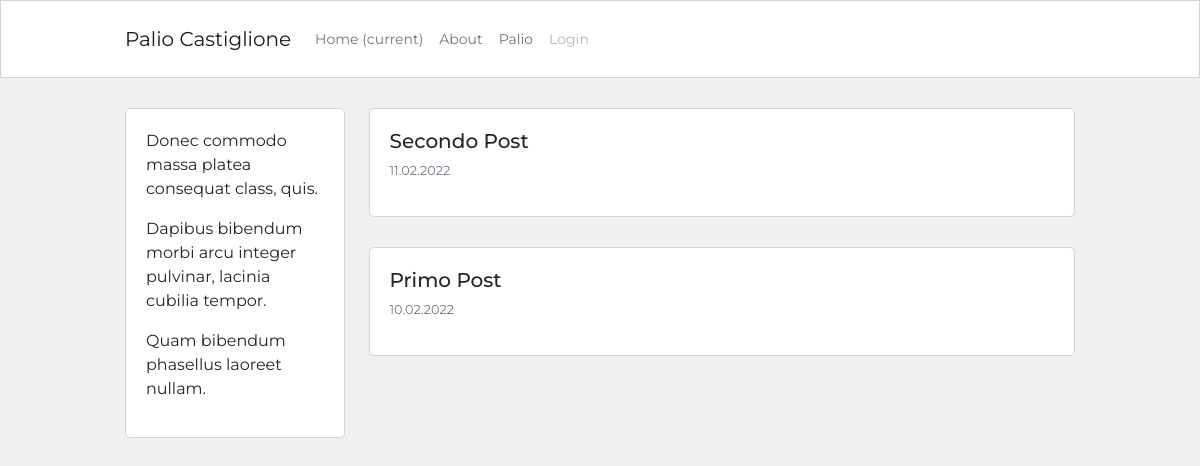
Before: / with the older database file.
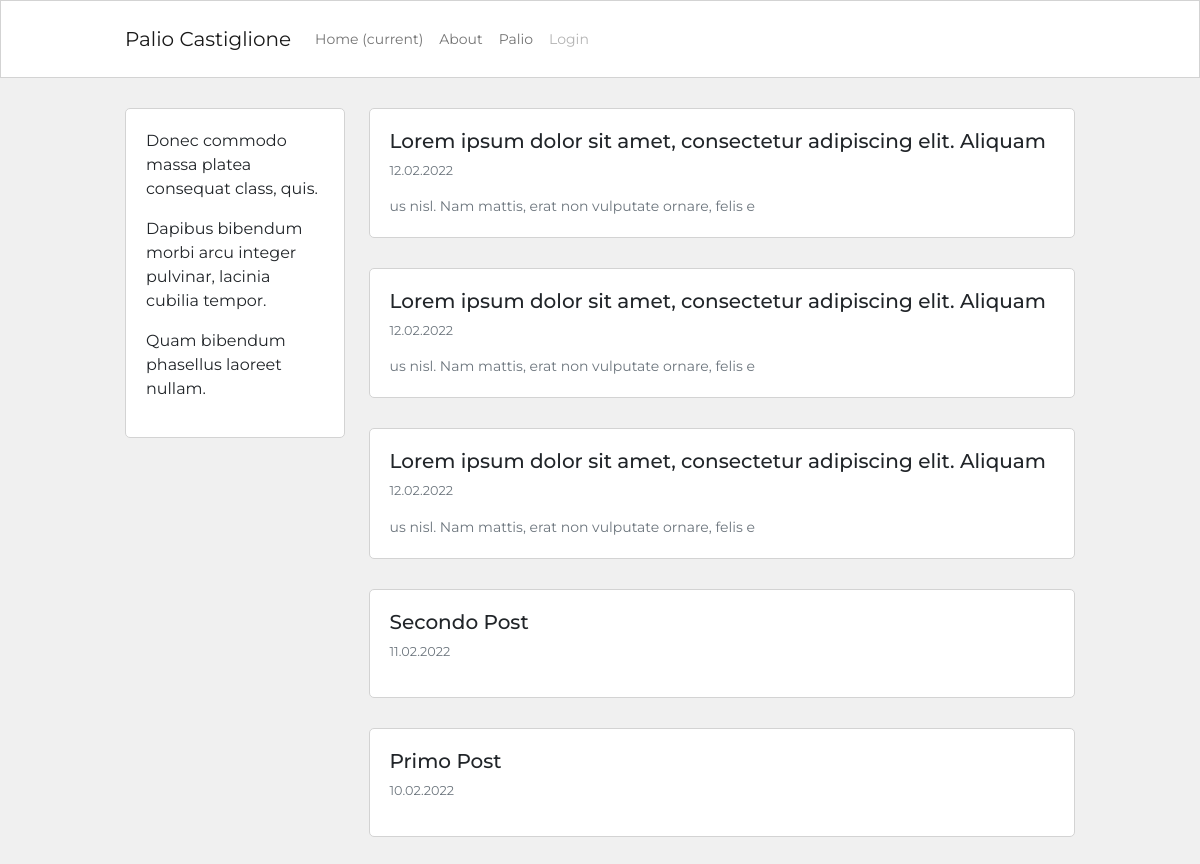
After: the same page with the newer database file.
### blog/models.py (models this page shows, shortened)
class Post ( db.Model):
    id = db.Column ( db.Integer, primary_key = True)
    user_id = db.Column ( db.Integer, db.ForeignKey('user.id'), nullable = False)
    created_at = db.Column ( db.DateTime, default = datetime.now)
    title = db.Column ( db.String(120), nullable = False)
    description = db.Column ( db.String(240))
    body = db.Column ( db.Text(), nullable = False )

### blog/routes.py (the view)
@app.route ("/")
def homepage ():
    posts = Post.query.order_by(Post.created_at.desc()).all()
    return render_template ('homepage.html', posts = posts)

### blog/templates/homepage.html (shortened to what this page needs)
{% extends 'base.html' %}
{% block content %}
<div class="container content-container">
    <div class="row no-gutters">
        <div class="col-md-9 order-md-2">
            {% for post in posts %}
            <div class="single-post-home">
                <h5>{{post.title}}</h5>
                <p class="p-small-two text-muted">{{post.created_at.strftime('%d.%m.%Y') }}</p>
                {% if post.description %}
                <p class="p-small-one text-muted mb-0">{{post.description}}</p>
                {% endif %}
            </div>
            {% endfor %}
        </div>
        <div class="col-md-3 order-md-1">
            {% include 'about_snippet.html' %}
        </div>
    </div>
</div>
{% endblock %}

### blog/templates/base.html (shortened to what this page needs)
<!DOCTYPE html>
<html lang="en">
<head>
    <link href="https://cdn.jsdelivr.net/npm/bootstrap@5.1.3/dist/css/bootstrap.min.css" rel="stylesheet"
>
    <link href="{{ url_for ('static', filename='blog.css') }}" rel="stylesheet">
</head>
<nav class="navbar navbar-expand-lg navbar-light nvbar-bg-white ">
    <div class="container navbar-container">
        <a class="navbar-brand" href="{{ url_for ('homepage') }}">Palio Castiglione</a>
        <div class="collapse navbar-collapse" id="navbarNav">
            <ul class="navbar-nav">
                <li class="nav-item active">
                    <a class="nav-link" href="{{ url_for ('homepage') }}">Home <span
                            class="sr-only">(current)</span></a>
                </li>
                <li class="nav-item">
                    <a class="nav-link" href="{{ url_for ('about') }}">About</a>
                </li>
                <li class="nav-item">
                    <a class="nav-link" href="#">Palio</a>
                </li>
                <li class="nav-item">
                    <a class="nav-link disabled" href="#">Login</a>
                </li>
            </ul>
        </div>
    </div>
</nav>
<body>
            {% block content %}
            {% endblock %}
</body>
</html>

### blog/templates/about_snippet.html
<div class="about-snippet-block">
    {{lipsum(n=3, min=5, max=10)}}
</div>

### blog/static/blog.css (style rules this page uses)
body { font-family: Montserrat; background-color: #f0f0f0; }
.content-container { max-width: 950px; margin-top: 30px; margin-bottom: 30px; padding: 0px; }
.nvbar-bg-white { background-color: #fff; border: 1px solid #d3d3d3; }
.navbar-container { max-width: 950px; font-size: 0.875rem; padding: 10px 0px 10px 0px; }
.about-snippet-block { background-color: #fff; border: 1px solid #d3d3d3; border-radius: 5px; padding: 20px; }
.single-post-home { background-color: #fff; border: 1px solid #d3d3d3; border-radius: 5px; padding: 20px; margin-bottom: 30px; }
.p-small-one { font-size: 0.875rem; }
.p-small-two { font-size: 0.800rem; }

Changed rows visible on the page:
added Post: title "Lorem ipsum dolor sit amet, consectetur adipiscing elit. Aliquam", created_at "12.02.2022", description "us nisl. Nam mattis, erat non vulputate ornare, felis e"
added Post: title "Lorem ipsum dolor sit amet, consectetur adipiscing elit. Aliquam", created_at "12.02.2022", description "us nisl. Nam mattis, erat non vulputate ornare, felis e"
added Post: title "Lorem ipsum dolor sit amet, consectetur adipiscing elit. Aliquam", created_at "12.02.2022", description "us nisl. Nam mattis, erat non vulputate ornare, felis e"
